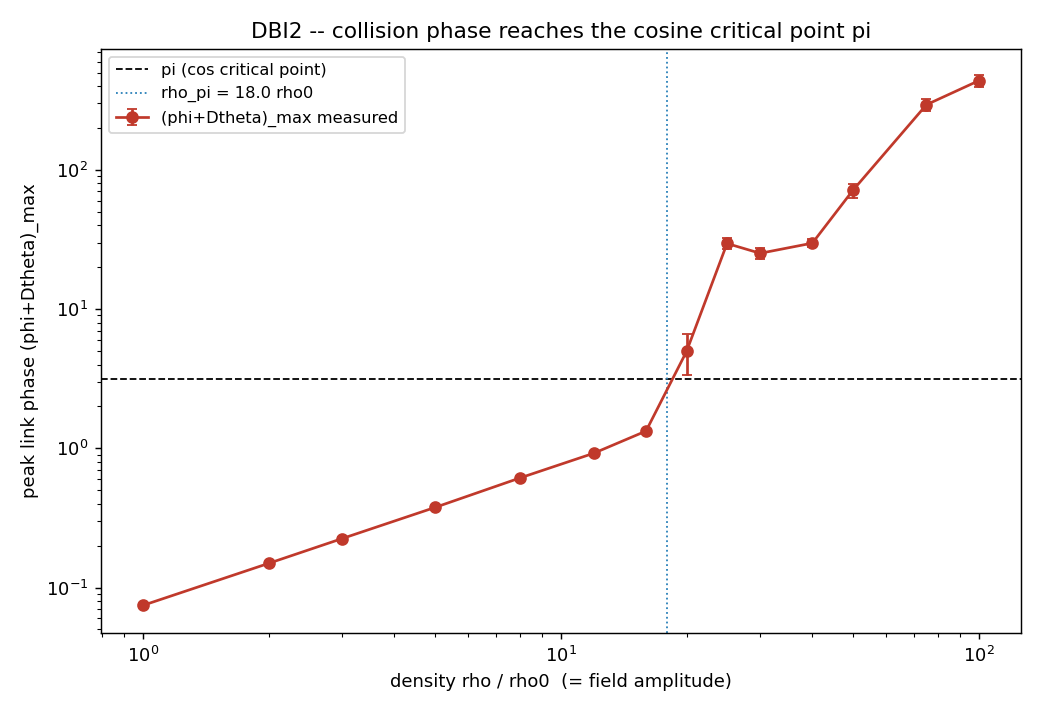

This figure's Python source:
"""DBI2 -- phase map of the collision: where does (phi + Dtheta) reach pi?

Before colliding, map the maximum link phase (phi + Dtheta)_max that a collision of a
given amplitude (= 'energy density' rho proxy) generates in the encounter region, by
evolving the cos dynamics and recording the peak link phase over the collision window.

The cosine's critical point is phi+Dtheta = pi: there cos''(u) = -cos(u) changes sign,
so the gradient action [1-cos(Dtheta)] turns from convex to CONCAVE.  We identify the
density rho_pi where the peak phase first reaches pi -- a MEASURED threshold (pi enters
only as the cosine's inflection, never as a 'creation' input).

We also flag the loss of hyperbolicity: once the peak phase exceeds pi, the scalar
gradient-cos evolution stops converging under time-step refinement (peak |theta| does
not settle) -- the ill-posed regime probed in DBI3.

Output: DBI2_phase_map.{md,json,png}.
"""

from __future__ import annotations

import matplotlib
matplotlib.use("Agg")
import matplotlib.pyplot as plt
import numpy as np

import dbi_core as dbi

# rho/rho0 == field amplitude (rho0 <-> amp 1).  Fine ladder to locate the pi crossing.
RHOS = [1, 2, 3, 5, 8, 12, 16, 20, 25, 30, 40, 50, 75, 100]
SEEDS = range(12)


def peak_phase(amp, seed):
    """Peak link phase over the collision, with small IC noise (seed sensitivity)."""
    x, dx = dbi.make_grid()
    dt = 0.1 * dx
    rng = np.random.default_rng(2000 + seed)
    th0, v0 = dbi.two_packets(x, float(amp), noise=0.01, rng=rng)
    _, _, hist = dbi.evolve(th0, v0, dbi.force_cos, dx, dt, 3000, record_every=40)
    return max(dbi.phase_max(h) for h in hist)


def main():
    print("=" * 70)
    print("DBI2 -- PHASE MAP: (phi+Dtheta)_max vs rho, find rho_pi")
    print("=" * 70)
    rows = []
    for rho in RHOS:
        st = dbi.seed_stats([peak_phase(rho, s) for s in SEEDS])
        rows.append({"rho": rho, **st})
        flag = "  <-- crosses pi" if st["mean"] >= np.pi and (
            not rows[:-1] or rows[-2]["mean"] < np.pi) else ""
        print(f"  rho={rho:4d}rho0: (phi+Dtheta)_max = {st['mean']:8.3f} +/- {st['sem']:.3f}{flag}")

    # rho_pi: linear interpolation of mean peak-phase crossing pi
    rho_pi = None
    for a, b in zip(rows[:-1], rows[1:]):
        if a["mean"] < np.pi <= b["mean"]:
            t = (np.pi - a["mean"]) / (b["mean"] - a["mean"])
            rho_pi = float(a["rho"] + t * (b["rho"] - a["rho"]))
            break
    reached = any(r["mean"] >= np.pi for r in rows)
    print("-" * 70)
    print(f"  critical phase pi reached: {reached};  rho_pi = "
          f"{'%.1f rho0' % rho_pi if rho_pi else 'n/a'}")

    verdict = "SIM" if reached else "NAO"
    statement = (
        "The collision phase (phi+Dtheta)_max grows with density and crosses the cosine "
        "critical point pi at rho_pi = %.1f rho0 (measured, pi = cosine inflection, not "
        "inserted). Below rho_pi the gradient action is convex (stable); above it cos'' "
        "< 0 and the action turns concave -- the ill-posed regime tested in DBI3."
        % (rho_pi if rho_pi else float("nan")))
    print(f"VERDICT DBI2: {verdict}")
    print(f"  {statement}")

    _figure(rows, rho_pi)
    out = {"rhos": RHOS, "n_seeds": len(list(SEEDS)),
           "rows": rows, "pi": float(np.pi), "rho_pi": rho_pi,
           "pi_reached": bool(reached), "verdict": verdict, "statement": statement}
    dbi.save_json("DBI2_phase_map", out)
    _write_md(rows, rho_pi, out)
    return out


def _figure(rows, rho_pi):
    rho = np.array([r["rho"] for r in rows], float)
    ph = np.array([r["mean"] for r in rows])
    er = np.array([r["sem"] for r in rows])
    fig, ax = plt.subplots(figsize=(8, 5.5))
    ax.errorbar(rho, ph, yerr=er, fmt="o-", color="#c0392b", capsize=3,
                label="(phi+Dtheta)_max measured")
    ax.axhline(np.pi, color="k", lw=1.0, ls="--", label="pi (cos critical point)")
    if rho_pi:
        ax.axvline(rho_pi, color="#2980b9", lw=1.0, ls=":",
                   label=f"rho_pi = {rho_pi:.1f} rho0")
    ax.set_xscale("log"); ax.set_yscale("log")
    ax.set_xlabel("density rho / rho0  (= field amplitude)")
    ax.set_ylabel("peak link phase (phi+Dtheta)_max")
    ax.set_title("DBI2 -- collision phase reaches the cosine critical point pi")
    ax.legend(fontsize=9)
    fig.tight_layout()
    fig.savefig(dbi.OUTDIR / "DBI2_phase_map.png", dpi=130)
    plt.close(fig)


def _write_md(rows, rho_pi, out):
    lines = [
        "# DBI2 -- Mapa de fase: (φ+Δθ)_max vs ρ",
        "",
        "Antes de colidir, mede-se a fase de link máxima `(φ+Δθ)_max` gerada na colisão",
        "(amplitude = proxy de ρ). O ponto crítico do cosseno é π, onde `cos''(u)` muda",
        "de sinal e a ação de gradiente `[1−cos Δθ]` passa de convexa a **côncava**.",
        "",
        "| ρ/ρ₀ | (φ+Δθ)_max (média ± sem) |",
        "|------|---------------------------|",
    ]
    for r in rows:
        lines.append(f"| {r['rho']} | {r['mean']:.3f} ± {r['sem']:.3f} |")
    lines += [
        "",
        f"- π atingido: **{out['pi_reached']}**",
        f"- **ρ_π = {('%.1f ρ₀' % rho_pi) if rho_pi else 'n/a'}** (medido; π = inflexão do cosseno)",
        "",
        f"## VERDICT DBI2: {out['verdict']}",
        "",
        out["statement"],
        "",
        "Abaixo de ρ_π a ação é convexa (estável); acima, `cos'' < 0` → côncava → regime",
        "mal-posto testado em DBI3.",
        "",
        "![fase](DBI2_phase_map.png)",
        "",
    ]
    (dbi.OUTDIR / "DBI2_phase_map.md").write_text("\n".join(lines), encoding="utf-8")


if __name__ == "__main__":
    main()
